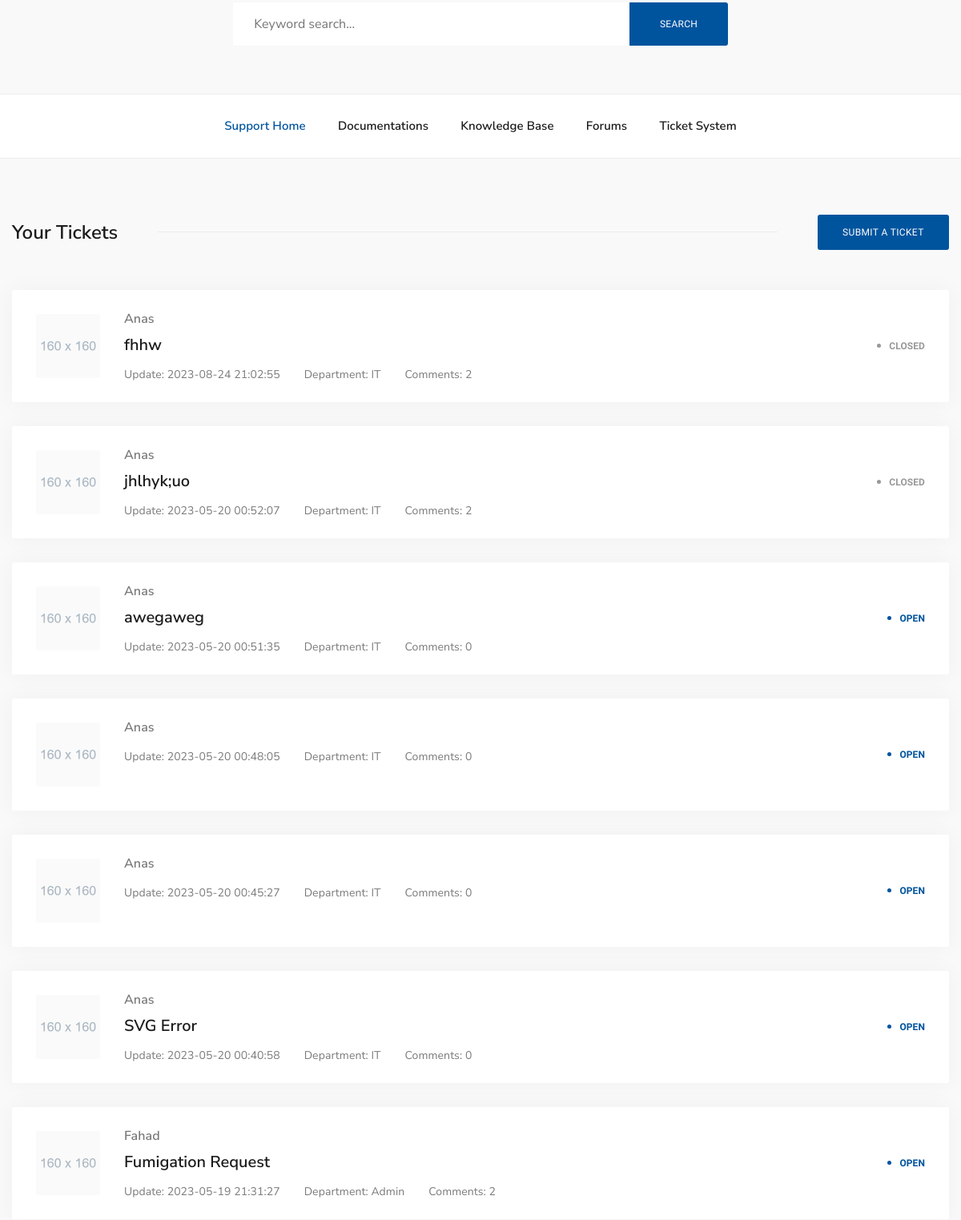
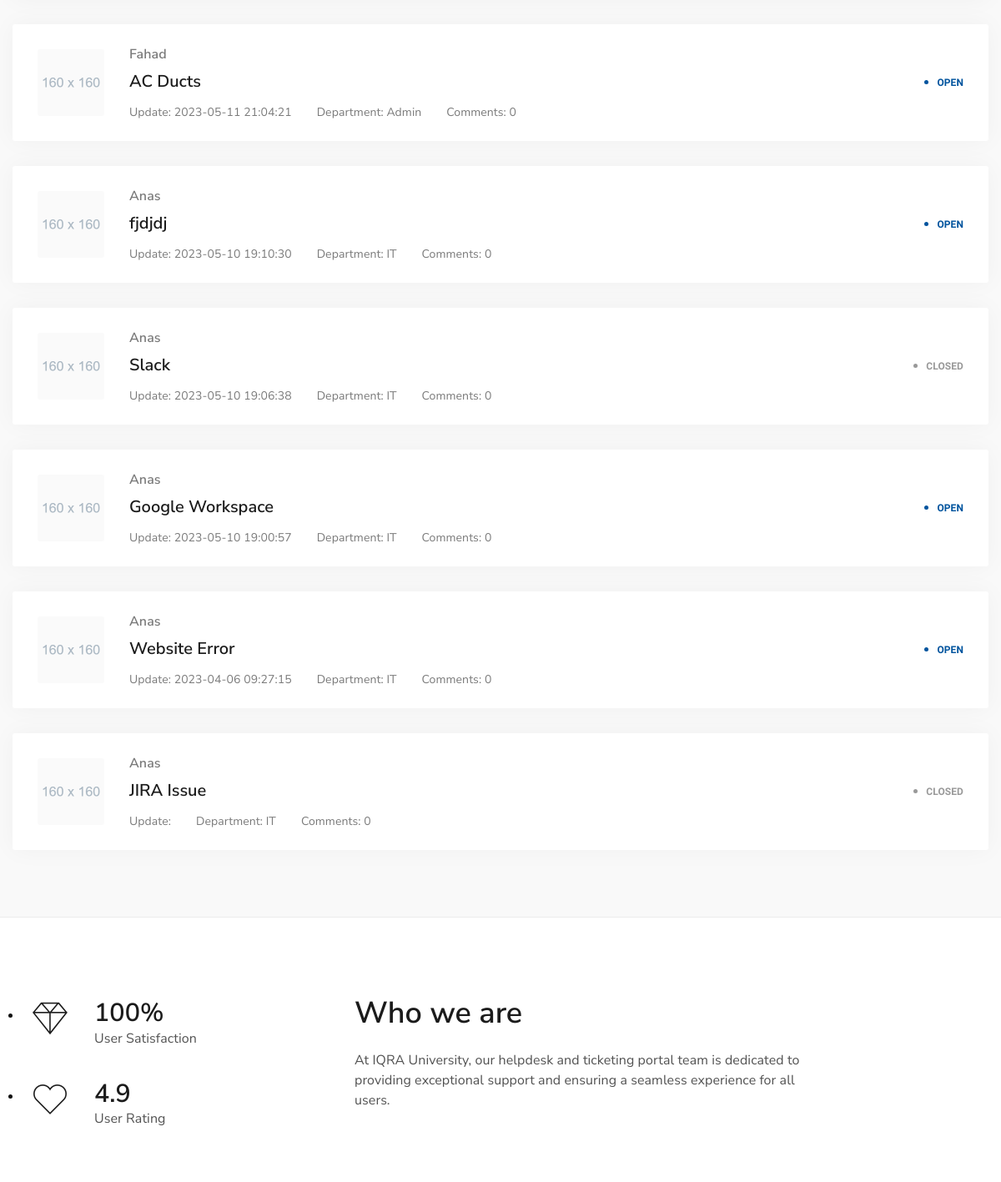
/forums.php (signed in, middle part), run on an earlier commit of the app's database (2 pictures, top to bottom).
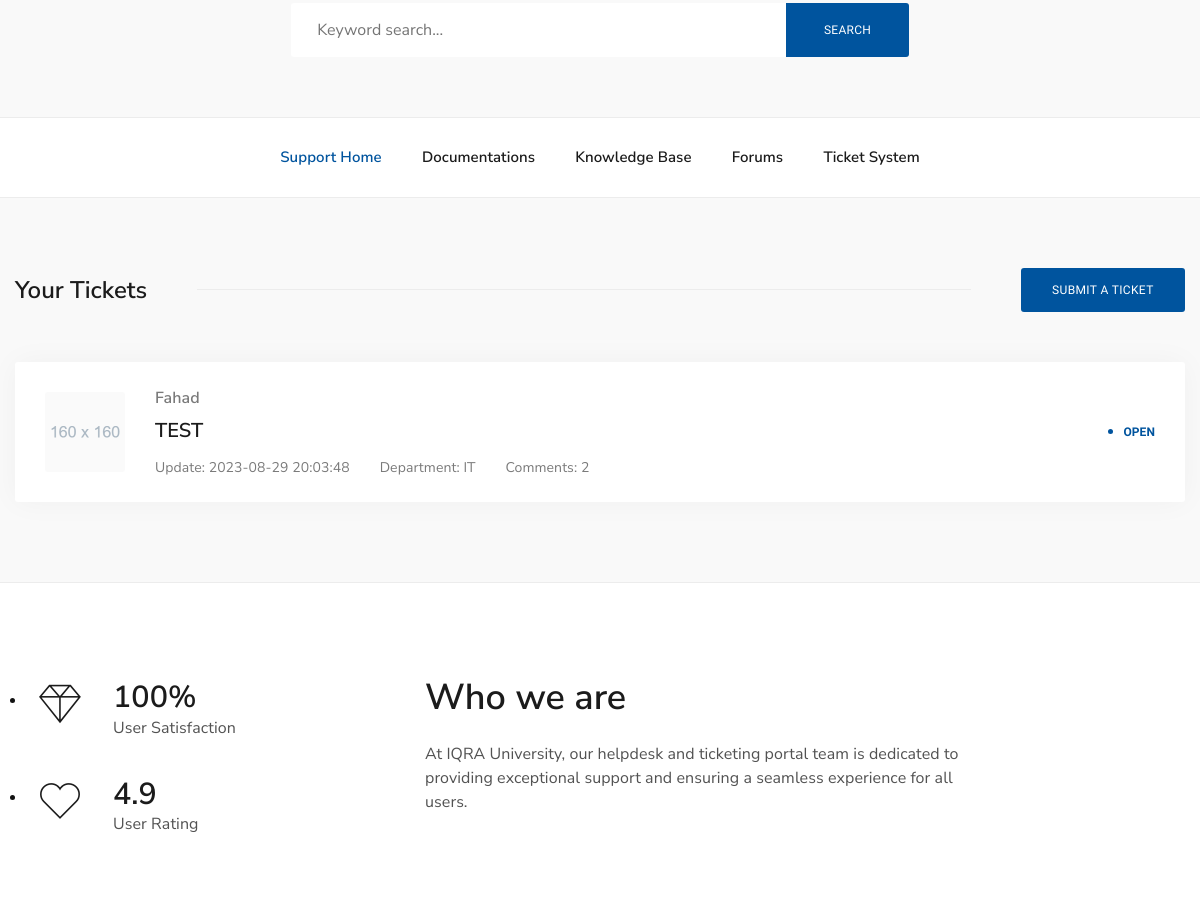
And on a later commit of the database.
### tables this page shows
CREATE TABLE `ticket` (
  `id` int(10) UNSIGNED NOT NULL,
  `title` varchar(256) NOT NULL,
  `ticket_description` text DEFAULT NULL,
  `date_added` varchar(30) DEFAULT NULL,
  `date_updated` varchar(30) DEFAULT NULL,
  `user_id` int(10) UNSIGNED NOT NULL,
  `department_id` int(10) UNSIGNED NOT NULL,
  `comments` int(11) DEFAULT NULL,
  `ticket_status` varchar(20) DEFAULT NULL
);

CREATE TABLE `user` (
  `id` int(10) UNSIGNED NOT NULL,
  `name` varchar(128) NOT NULL,
  `email` varchar(128) NOT NULL,
  `password` varchar(128) NOT NULL,
  `created_at` varchar(30) DEFAULT NULL,
  `profile_picture` varchar(256) DEFAULT NULL,
  `phone_number` varchar(20) DEFAULT NULL,
  `department_id` int(11) UNSIGNED NOT NULL,
  `role` varchar(20) DEFAULT NULL
);

CREATE TABLE `departments` (
  `id` int(10) UNSIGNED NOT NULL,
  `name` varchar(128) NOT NULL,
  `description` text DEFAULT NULL,
  `date_added` varchar(30) DEFAULT NULL,
  `admin_id` int(10) UNSIGNED NOT NULL
);

### forums.php (the view, shortened to what this page needs)
<!DOCTYPE html>
<html lang="en">
<head>
    <link rel="stylesheet" href="assets/vendor/bootstrap/dist/css/bootstrap.min.css">
    <link rel="stylesheet" href="assets/vendor/fancybox/dist/jquery.fancybox.min.css">
    <link rel="stylesheet" href="assets/vendor/pixeden-stroke-7-icon/pe-icon-7-stroke/dist/pe-icon-7-stroke.min.css">
    <link rel="stylesheet" type="text/css" href="assets/vendor/swiper/dist/css/swiper.min.css">
    <link rel="stylesheet" type="text/css" href="assets/vendor/bootstrap-select/dist/css/bootstrap-select.min.css">
    <link rel="stylesheet" type="text/css" href="assets/vendor/dropzone/dist/min/dropzone.min.css">
    <link rel="stylesheet" type="text/css" href="assets/vendor/quill/dist/quill.snow.css">
    <link rel="stylesheet" href="assets/css/amdesk.css">
    <link rel="stylesheet" href="assets/css/custom.css">
</head>
<body>
<?php
include ('php_scripts\header.php');
?>
    <div class="dx-main">
<div class="dx-box bg-grey-6">
    <div class="container" style="padding: 60px;">
    <div class="row justify-content-center">
            <div class="col-xl-7">
                <form action="#" class="dx-form dx-form-group-inputs">
                    <input type="text" name="" value="" class="form-control" placeholder="Keyword search...">
                    <button class="dx-btn dx-btn-lg">Search</button>
                </form>
            </div>
        </div>
    </div>
</div>
<div class="dx-box bg-white">
    <div class="container">
        <ul class="dx-links text-center">
            <li class="active"><a href="help-center.html">Support Home</a></li>
            <li><a href="documentations.html">Documentations</a></li>
            <li><a href="articles.html">Knowledge Base</a></li>
            <li><a href="forums.html">Forums</a></li>
            <li><a href="ticket.php">Ticket System</a></li>
        </ul>
    </div>
</div>
<div class="dx-box-5 bg-grey-6">
    <div class="container">
        <div class="row align-items-center justify-content-between vertical-gap mnt-30 sm-gap mb-50">
            <div class="col-auto">
                <h2 class="h4 mb-0 mt-0">Your Tickets</h2>
            </div>
            <div class="col pl-30 pr-30 d-none d-sm-block">
                <div class="dx-separator ml-10 mr-10"></div>
            </div>
            <div class="col-auto">
                <a href="ticket-submit-1.php" class="dx-btn dx-btn-md">Submit a ticket</a>
            </div>
        </div>
        <?php
$userRole = $_SESSION['user_role'];
if ($userRole === 'admin') {
    $sql = "SELECT ticket.*, user.name, departments.name AS department_name,
            (SELECT COUNT(*) FROM comments WHERE comments.ticket_id = ticket.id) AS comment_count
    FROM ticket
    INNER JOIN user ON ticket.user_id = user.id
    INNER JOIN departments ON ticket.department_id = departments.id
    ORDER BY ticket.date_added DESC";
}
$result = mysqli_query($conn, $sql);
while ($row = mysqli_fetch_assoc($result)) {
if ($row['ticket_status'] === 'Closed') {
    echo '<a href="ticket-details.php?ticket_id=' . $row['id'] . '" class="dx-ticket-item dx-ticket-new dx-ticket-closed dx-block-decorated">';
} else {
    echo '<a href="ticket-details.php?ticket_id=' . $row['id'] . '" class="dx-ticket-item dx-ticket-new dx-ticket-open dx-block-decorated">';
}
echo '<span class="dx-ticket-img">';
echo '<img src="assets/images/avatar-1.png" alt="">';
echo '</span>';
echo '<span class="dx-ticket-cont">';
echo '<span class="dx-ticket-name">' . $row['name'] . '</span>';
echo '<span class="dx-ticket-title h5">' . $row['title'] . '</span>';
echo '<ul class="dx-ticket-info">';
echo '<li>Update: ' . $row['date_updated'] . '</li>';
echo '<li>Department: ' . $row['department_name'] . '</li>';
echo '<li>Comments: ' . $row['comment_count'] . '</li>';
echo '</ul>';
echo '</span>';
echo '<span class="dx-ticket-status">'  .$row['ticket_status'].  '</span>';
echo '</a>';
}
?>
    </div>
</div>
<div class="dx-separator"></div>
<div class="dx-box-1">
            <div class="container">
                <div class="row vertical-gap lg-gap">
                    <div class="col-lg-4">
                        <div class="dx-feature dx-feature-1">
                            <div class="dx-feature-decorated"></div>
                            <div class="dx-feature-icon">
                                <span class="icon pe-7s-diamond"></span>
                            </div>
                            <div class="dx-feature-cont">
                                <div class="dx-feature-title">100%</div>
                                <div class="dx-feature-text">User Satisfaction</div>
                            </div>
                        </div>
                        <div class="dx-feature dx-feature-1">
                            <div class="dx-feature-decorated"></div>
                            <div class="dx-feature-icon">
                                <span class="icon pe-7s-like"></span>
                            </div>
                            <div class="dx-feature-cont">
                                <div class="dx-feature-title">4.9</div>
                                <div class="dx-feature-text">User Rating</div>
                            </div>
                        </div>
                    </div>
                    <div class="col-lg-6">
                        <h2>Who we are</h2>
                        <p class="mb-0">At IQRA University, our helpdesk and ticketing portal team is dedicated to providing exceptional support and ensuring a seamless experience for all users.</p>
                    </div>
                </div>
            </div>
        </div>
<?php
include ('php_scripts\footer.php');
 ?>
</body>
</html>

### php_scripts/header.php (shortened to what this page needs)
<link rel="stylesheet" href="https://cdnjs.cloudflare.com/ajax/libs/font-awesome/5.15.3/css/all.min.css" />

### php_scripts/footer.php (shortened to what this page needs)
</div>

What changed in the data, as far as the page shows it:
removed ticket: user.name "Anas", title "fhhw", date_updated "2023-08-24 21:02:55", department.name "IT", comment_count "2", ticket_status "CLOSED"
removed ticket: user.name "Anas", title "jhlhyk;uo", date_updated "2023-05-20 00:52:07", department.name "IT", comment_count "2", ticket_status "CLOSED"
removed ticket: user.name "Anas", title "awegaweg", date_updated "2023-05-20 00:51:35", department.name "IT", comment_count "0", ticket_status "OPEN"
removed ticket: user.name "Anas", date_updated "2023-05-20 00:48:05", department.name "IT", comment_count "0", ticket_status "OPEN"
removed ticket: user.name "Anas", date_updated "2023-05-20 00:45:27", department.name "IT", comment_count "0", ticket_status "OPEN"
removed ticket: user.name "Anas", title "SVG Error", date_updated "2023-05-20 00:40:58", department.name "IT", comment_count "0", ticket_status "OPEN"
removed ticket: user.name "Fahad", title "Fumigation Request", date_updated "2023-05-19 21:31:27", department.name "Admin", comment_count "2", ticket_status "OPEN"
removed ticket: user.name "Fahad", title "AC Ducts", date_updated "2023-05-11 21:04:21", department.name "Admin", comment_count "0", ticket_status "OPEN"
removed ticket: user.name "Anas", title "fjdjdj", date_updated "2023-05-10 19:10:30", department.name "IT", comment_count "0", ticket_status "OPEN"
removed ticket: user.name "Anas", title "Slack", date_updated "2023-05-10 19:06:38", department.name "IT", comment_count "0", ticket_status "CLOSED"
removed ticket: user.name "Anas", title "Google Workspace", date_updated "2023-05-10 19:00:57", department.name "IT", comment_count "0", ticket_status "OPEN"
removed ticket: user.name "Anas", title "Website Error", date_updated "2023-04-06 09:27:15", department.name "IT", comment_count "0", ticket_status "OPEN"
removed ticket: user.name "Anas", title "JIRA Issue", department.name "IT", comment_count "0", ticket_status "CLOSED"
added ticket: user.name "Fahad", title "TEST", date_updated "2023-08-29 20:03:48", department.name "IT", comment_count "2", ticket_status "OPEN"
